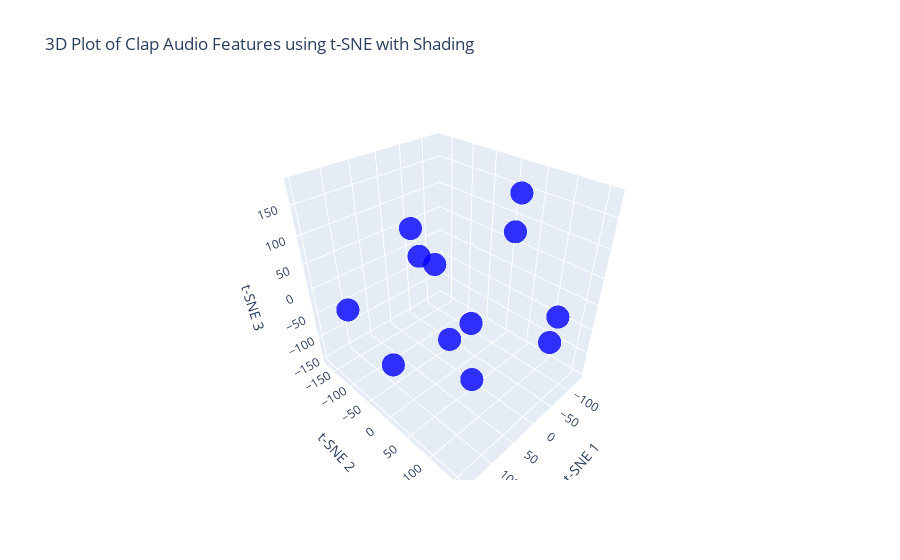
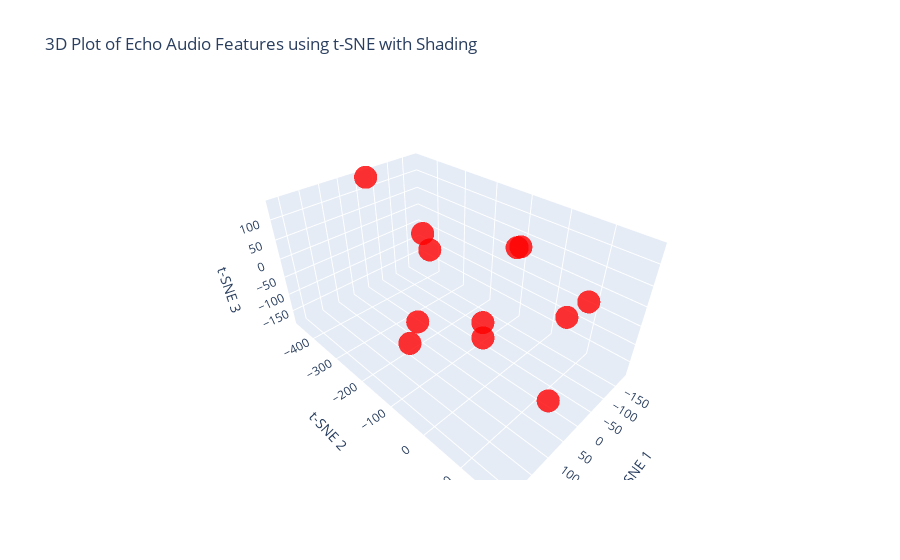

Source (notebook cell) for these figures, in order:
### Code cell
# List of audio files for "Clap" and "Echo" categories

original_claps =['../data/claps/clap-1.wav','../data/claps/clap-2.wav','../data/claps/clap-3.wav','../data/claps/clap-4.wav','../data/claps/clap-5.wav','../data/claps/clap-6.wav']
filtered_claps =['../data/filtered_claps/clap_1.wav', '../data/filtered_claps/clap_2.wav', '../data/filtered_claps/clap_3.wav', '../data/filtered_claps/clap_4.wav', '../data/filtered_claps/clap_5.wav', '../data/filtered_claps/clap_6.wav']
claps = original_claps + filtered_claps

# Extract features from the audio files
clap_audio_features = extract_features_from_files(claps,0.055)

# Visualize the audio features for "Clap" and "Echo"
visualize_audio(clap_audio_features, 'Clap Audio', len(claps))

original_echoes =['../data/echoes/echo-1.wav','../data/echoes/echo-2.wav','../data/echoes/echo-3.wav','../data/echoes/echo-4.wav','../data/echoes/echo-5.wav','../data/echoes/echo-6.wav']
filtered_echoes =['../data/filtered_echoes/echo_1.wav', '../data/filtered_echoes/echo_2.wav', '../data/filtered_echoes/echo_3.wav', '../data/filtered_echoes/echo_4.wav', '../data/filtered_echoes/echo_5.wav', '../data/filtered_echoes/echo_6.wav']
echoes =  original_echoes + filtered_echoes
echo_audio_features = extract_features_from_files(echoes,0.15)
visualize_audio(echo_audio_features, 'Echo Audio',len(echoes))

### Figure 1 — Plotly figure (JSON) as saved in the notebook; plotly's stock layout.template omitted (floating-point values rounded to 4 significant figures)
{"data": [{"marker": {"color": ["blue", "blue", "blue", "blue", "blue", "blue", "blue", "blue", "blue", "blue", "blue", "blue"], "opacity": 0.8, "size": 8}, "mode": "markers", "type": "scatter3d", "x": [129.3, -55.63, -131.0, 148.4, 60.91, -38.18, -15.09, -128.1, 56.73, -56.64, -112.4, 78.45], "y": [151.0, 65.95, 102.4, -83.65, -32.57, 159.9, -106.0, 8.693, 40.0, -18.94, -172.4, -80.3], "z": [21.57, 180.2, -113.6, 10.24, 133.1, 28.72, 24.54, 72.35, -28.28, -97.43, -64.44, -149.8]}, {"alphahull": 5, "color": "green", "opacity": 0.5, "type": "mesh3d", "x": [129.3, -55.63, -131.0, 148.4, 60.91, -38.18, -15.09, -128.1, 56.73, -56.64, -112.4, 78.45], "y": [151.0, 65.95, 102.4, -83.65, -32.57, 159.9, -106.0, 8.693, 40.0, -18.94, -172.4, -80.3], "z": [21.57, 180.2, -113.6, 10.24, 133.1, 28.72, 24.54, 72.35, -28.28, -97.43, -64.44, -149.8]}], "layout": {"scene": {"xaxis": {"title": {"text": "t-SNE 1"}}, "yaxis": {"title": {"text": "t-SNE 2"}}, "zaxis": {"title": {"text": "t-SNE 3"}}}, "title": {"text": "3D Plot of Clap Audio Features using t-SNE with Shading"}}}

### Figure 2 — Plotly figure (JSON) as saved in the notebook; plotly's stock layout.template omitted (floating-point values rounded to 4 significant figures)
{"data": [{"marker": {"color": ["red", "red", "red", "red", "red", "red", "red", "red", "red", "red", "red", "red"], "opacity": 0.8, "size": 8}, "mode": "markers", "type": "scatter3d", "x": [-29.06, -54.25, 77.48, 30.21, 39.81, -113.0, 58.17, -122.6, 216.1, 13.7, -15.36, -184.3], "y": [0.01467, -103.3, 166.7, 180.2, -177.5, -373.1, -7.345, 70.39, -41.03, -259.9, -462.3, -119.0], "z": [124.6, -132.0, -79.1, 122.6, 73.15, -20.8, -50.7, -56.81, 13.52, -181.0, 135.5, 11.02]}, {"alphahull": 5, "color": "green", "opacity": 0.5, "type": "mesh3d", "x": [-29.06, -54.25, 77.48, 30.21, 39.81, -113.0, 58.17, -122.6, 216.1, 13.7, -15.36, -184.3], "y": [0.01467, -103.3, 166.7, 180.2, -177.5, -373.1, -7.345, 70.39, -41.03, -259.9, -462.3, -119.0], "z": [124.6, -132.0, -79.1, 122.6, 73.15, -20.8, -50.7, -56.81, 13.52, -181.0, 135.5, 11.02]}], "layout": {"scene": {"xaxis": {"title": {"text": "t-SNE 1"}}, "yaxis": {"title": {"text": "t-SNE 2"}}, "zaxis": {"title": {"text": "t-SNE 3"}}}, "title": {"text": "3D Plot of Echo Audio Features using t-SNE with Shading"}}}
